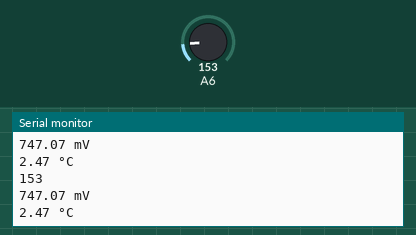
This sketch was run on a simulated Arduino Nano, built with avr-gcc and run on an emulated ATmega328P. Parts: the last lines printed to the serial monitor. The test bench sets the inputs (shaded band); at power-on: A6 = 153.

Above: at 1.8 s.
1.9 s: A6 set to 165
At 2.8 s:
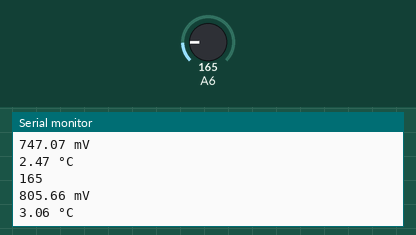
3.4 s: A6 set to 175
At 4.8 s:
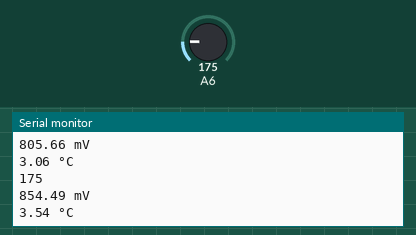
Timing chart, 0 to 6.4 s (numbered marks = the images above; inputs shaded):
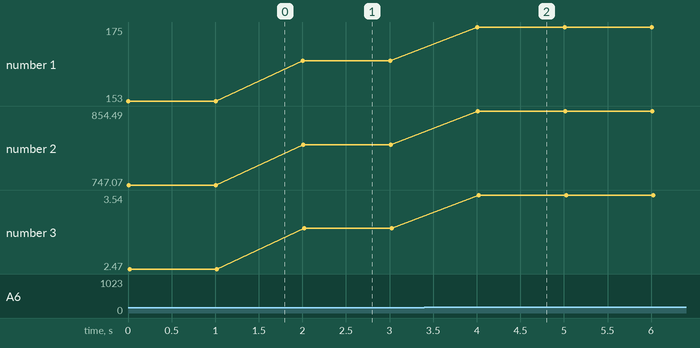

The sketch:

TMP36_w_OPAMP.ino
```cpp
/* Used the code from the link below as a base */
/* TMP36 analog temperature sensor with Arduino example code. More info: https://www.makerguides.com */

void setup() {
  // Begin serial communication at a baud rate of 9600:
  Serial.begin(9600);
}

void loop() {
  // Get a reading from the temperature sensor:
  int reading = analogRead(A6);

  // Convert the reading into voltage:
  float voltage = reading * (5000 / 1024.0);

  // Convert the voltage into the temperature in Celsius:
  float temperature = (voltage - 500) / 100; // Dividing by 100 instead of 10 because after amplification the voltage
  // has one extra digit

  // Print reading, voltage and temperature in the Serial Monitor:
  Serial.println();
  Serial.println(reading);
  Serial.print(voltage);
  Serial.println(" mV");
  Serial.print(temperature);
  Serial.print(" \xC2\xB0"); // degree symbol
  Serial.println("C");

  delay(1000); // wait a second between readings
}
```

Measured:
- after the input at 1.9 s, the serial monitor: prints a new line after 0.10 s (image 1)
- after the input at 3.4 s, the serial monitor: prints a new line after 0.61 s (image 2)
- plotted number 1: 153 → 165 after the input at 1.9 s, 165 → 175 after the input at 3.4 s
- plotted number 2: 747.07 → 805.66 after the input at 1.9 s, 805.66 → 854.49 after the input at 3.4 s
- plotted number 3: 2.47 → 3.06 after the input at 1.9 s, 3.06 → 3.54 after the input at 3.4 s
